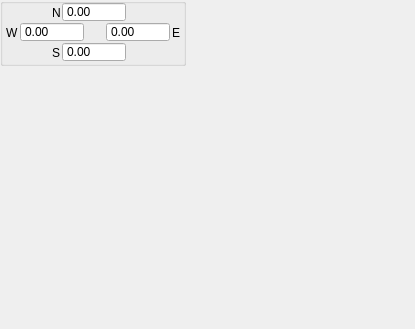
<?xml version="1.0" encoding="UTF-8"?>
<ui version="4.0">
 <class>BoundingBox</class>
 <widget class="QWidget" name="BoundingBox">
  <property name="geometry">
   <rect>
    <x>0</x>
    <y>0</y>
    <width>415</width>
    <height>329</height>
   </rect>
  </property>
  <property name="windowTitle">
   <string>Form</string>
  </property>
  <widget class="QGroupBox" name="groupBox">
   <property name="geometry">
    <rect>
     <x>0</x>
     <y>-2</y>
     <width>186</width>
     <height>68</height>
    </rect>
   </property>
   <property name="minimumSize">
    <size>
     <width>186</width>
     <height>68</height>
    </size>
   </property>
   <property name="maximumSize">
    <size>
     <width>186</width>
     <height>68</height>
    </size>
   </property>
   <property name="title">
    <string/>
   </property>
   <property name="flat">
    <bool>true</bool>
   </property>
   <property name="checkable">
    <bool>false</bool>
   </property>
   <widget class="QDoubleSpinBox" name="northDSpinBox">
    <property name="geometry">
     <rect>
      <x>62</x>
      <y>4</y>
      <width>64</width>
      <height>20</height>
     </rect>
    </property>
    <property name="minimumSize">
     <size>
      <width>64</width>
      <height>20</height>
     </size>
    </property>
    <property name="maximumSize">
     <size>
      <width>64</width>
      <height>20</height>
     </size>
    </property>
    <property name="buttonSymbols">
     <enum>QAbstractSpinBox::NoButtons</enum>
    </property>
    <property name="minimum">
     <double>-90.000000000000000</double>
    </property>
    <property name="maximum">
     <double>90.000000000000000</double>
    </property>
   </widget>
   <widget class="QLabel" name="label_4">
    <property name="geometry">
     <rect>
      <x>52</x>
      <y>6</y>
      <width>21</width>
      <height>17</height>
     </rect>
    </property>
    <property name="text">
     <string>N</string>
    </property>
   </widget>
   <widget class="QLabel" name="label_11">
    <property name="geometry">
     <rect>
      <x>6</x>
      <y>26</y>
      <width>21</width>
      <height>17</height>
     </rect>
    </property>
    <property name="text">
     <string>W</string>
    </property>
   </widget>
   <widget class="QLabel" name="label_14">
    <property name="geometry">
     <rect>
      <x>52</x>
      <y>46</y>
      <width>21</width>
      <height>17</height>
     </rect>
    </property>
    <property name="text">
     <string>S</string>
    </property>
   </widget>
   <widget class="QDoubleSpinBox" name="eastDSpinBox">
    <property name="geometry">
     <rect>
      <x>106</x>
      <y>24</y>
      <width>64</width>
      <height>20</height>
     </rect>
    </property>
    <property name="minimumSize">
     <size>
      <width>64</width>
      <height>20</height>
     </size>
    </property>
    <property name="maximumSize">
     <size>
      <width>64</width>
      <height>20</height>
     </size>
    </property>
    <property name="buttonSymbols">
     <enum>QAbstractSpinBox::NoButtons</enum>
    </property>
    <property name="minimum">
     <double>-180.000000000000000</double>
    </property>
    <property name="maximum">
     <double>180.000000000000000</double>
    </property>
   </widget>
   <widget class="QLabel" name="label_15">
    <property name="geometry">
     <rect>
      <x>172</x>
      <y>26</y>
      <width>21</width>
      <height>17</height>
     </rect>
    </property>
    <property name="text">
     <string>E</string>
    </property>
   </widget>
   <widget class="QDoubleSpinBox" name="southDSpinBox">
    <property name="geometry">
     <rect>
      <x>62</x>
      <y>44</y>
      <width>64</width>
      <height>20</height>
     </rect>
    </property>
    <property name="minimumSize">
     <size>
      <width>64</width>
      <height>20</height>
     </size>
    </property>
    <property name="maximumSize">
     <size>
      <width>64</width>
      <height>20</height>
     </size>
    </property>
    <property name="buttonSymbols">
     <enum>QAbstractSpinBox::NoButtons</enum>
    </property>
    <property name="minimum">
     <double>-90.000000000000000</double>
    </property>
    <property name="maximum">
     <double>90.000000000000000</double>
    </property>
   </widget>
   <widget class="QDoubleSpinBox" name="westDSpinBox">
    <property name="geometry">
     <rect>
      <x>20</x>
      <y>24</y>
      <width>64</width>
      <height>20</height>
     </rect>
    </property>
    <property name="minimumSize">
     <size>
      <width>64</width>
      <height>20</height>
     </size>
    </property>
    <property name="maximumSize">
     <size>
      <width>64</width>
      <height>20</height>
     </size>
    </property>
    <property name="buttonSymbols">
     <enum>QAbstractSpinBox::NoButtons</enum>
    </property>
    <property name="minimum">
     <double>-180.000000000000000</double>
    </property>
    <property name="maximum">
     <double>180.000000000000000</double>
    </property>
   </widget>
  </widget>
 </widget>
 <resources/>
 <connections/>
 <designerdata>
  <property name="gridDeltaX">
   <number>2</number>
  </property>
  <property name="gridDeltaY">
   <number>2</number>
  </property>
  <property name="gridSnapX">
   <bool>true</bool>
  </property>
  <property name="gridSnapY">
   <bool>true</bool>
  </property>
  <property name="gridVisible">
   <bool>true</bool>
  </property>
 </designerdata>
</ui>
